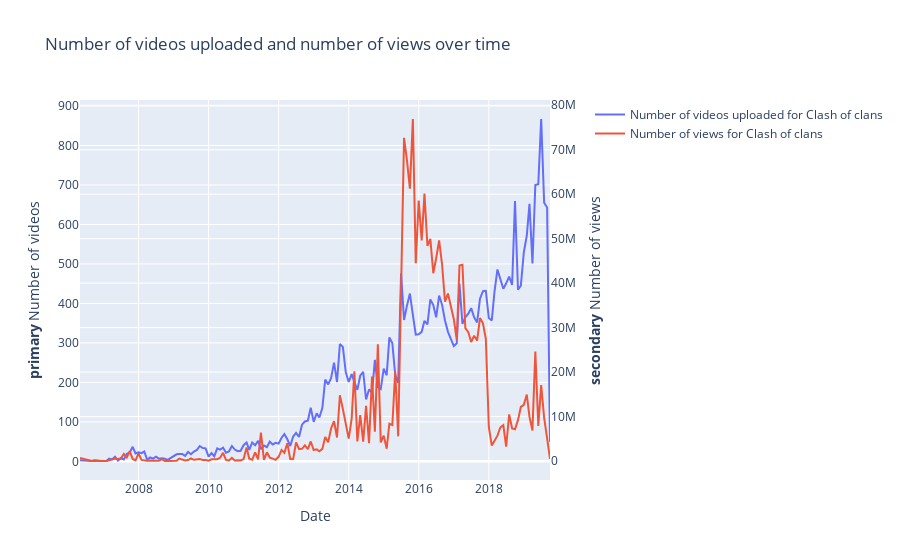

Notebook code cell kept with this figure:
### Markdown cell above
### Clash of clans

### Code cell
path = '../datasets/trends/clash_of_clans/'
file_names = get_file_names(path)
df_coc = create_df(path,file_names)
plot(df_coc, PATH_TO_SAVE_IMAGES, 'Clash of clans')

### Figure 1 — Plotly figure (JSON) as saved in the notebook; plotly's stock layout.template omitted (floating-point values rounded to 4 significant figures; data arrays with more than 128 entries replaced by an {"elided": "..."} marker saying what was removed)
{"data": [{"name": "Number of videos uploaded for Clash of clans", "type": "scatter", "x": {"elided": "160 str values"}, "xaxis": "x", "y": {"elided": "160 int values"}, "yaxis": "y"}, {"name": "Number of views for Clash of clans", "type": "scatter", "x": {"elided": "160 str values"}, "xaxis": "x", "y": {"elided": "160 int values"}, "yaxis": "y2"}], "layout": {"title": {"text": "Number of videos uploaded and number of views over time"}, "xaxis": {"anchor": "y", "domain": [0, 0.94], "title": {"text": "Date"}}, "yaxis": {"anchor": "x", "domain": [0, 1], "title": {"text": "<b>primary</b> Number of videos"}}, "yaxis2": {"anchor": "x", "overlaying": "y", "side": "right", "title": {"text": "<b>secondary</b> Number of views"}}}}
